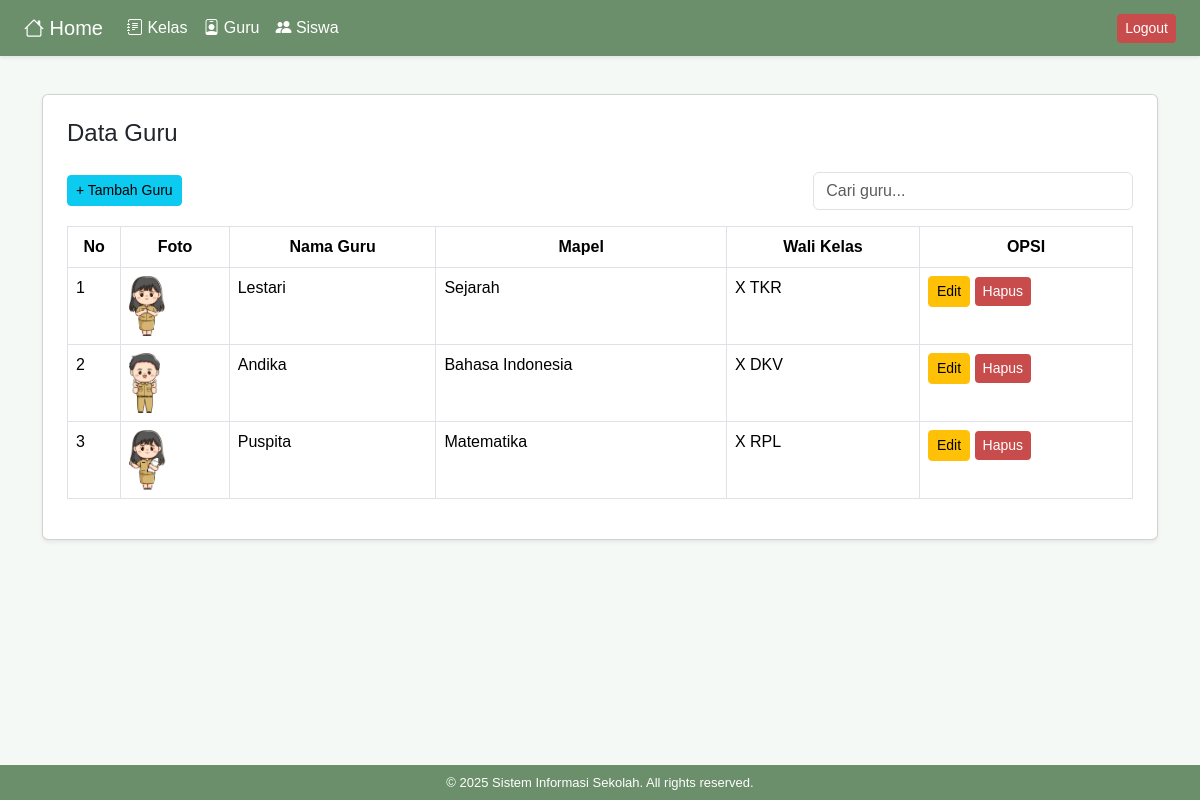
Page /guru/index.php (signed in) on the committed database.
### tables this page shows
CREATE TABLE `guru` (
  `id_guru` int(11) NOT NULL,
  `nama_guru` varchar(100) DEFAULT NULL,
  `mapel` varchar(100) DEFAULT NULL,
  `gambar` varchar(255) NOT NULL,
  `id_kelas` int(11) DEFAULT NULL
);

CREATE TABLE `kelas` (
  `id_kelas` int(11) NOT NULL,
  `tingkat_kelas` varchar(11) DEFAULT NULL
);

### guru/index.php (the view, shortened to what this page needs)
<?php include '../koneksi.php'; ?>
<?php include '../header.php'; ?>
<div class="container mt-4">
    <div class="card shadow-sm p-4 bg-white rounded">
        <h4 class="mb-4">Data Guru</h4>
        <div class="d-flex justify-content-between align-items-center mb-3">
            <a href="tambah.php" class="btn btn-sm btn-info">+ Tambah Guru</a>
            <input type="text" id="search" class="form-control" placeholder="Cari guru..." style="width: 30%;">
        </div>
        <table class="table table-bordered">
            <thead>
                <tr style="text-align: center;">
                    <th width="5%">No</th>
                    <th>Foto</th>
                    <th>Nama Guru</th>
                    <th>Mapel</th>
                    <th>Wali Kelas</th>
                    <th width="20%">OPSI</th>
                </tr>
            </thead>
            <tbody id="guru-data">
                <?php
                $result = mysqli_query($conn, "SELECT guru.*, kelas.tingkat_kelas FROM guru LEFT JOIN kelas ON guru.id_kelas = kelas.id_kelas ORDER BY guru.id_guru DESC");
                $no = 1;
                while ($row = mysqli_fetch_assoc($result)) {
                ?>
                <tr>
                    <td><?= $no++; ?></td>
                    <td>
                        <?php if (!empty($row['gambar'])) { ?>
                            <img src="../img/<?= $row['gambar']; ?>" alt="Foto" style="height:60px; object-fit:cover;">
                        <?php } else { ?>
                            <span>-</span>
                        <?php } ?>
                    </td>
                    <td><?= $row['nama_guru']; ?></td>
                    <td><?= $row['mapel']; ?></td>
                    <td><?= $row['tingkat_kelas'] ? $row['tingkat_kelas'] : '-'; ?></td>
                    <td>
                        <a href="edit.php?id=<?= $row['id_guru']; ?>" class="btn btn-sm btn-warning">Edit</a>
                        <a href="hapus.php?id=<?= $row['id_guru']; ?>" class="btn btn-sm btn-danger" onclick="return confirm('Yakin hapus?')">Hapus</a>
                    </td>
                </tr>
                <?php } ?>
            </tbody>
        </table>
    </div>
</div>
<?php include '../footer.php'; ?>

### header.php (style rules this page uses)
body { background: #F5F9F6; font-family: sans-serif; padding-top: 70px; }
.btn-danger { background: #C94C4C; color: #fff; border: none; }

### rows in the picture
guru: gambar (picture), nama_guru "Lestari", mapel "Sejarah", id_kelas.tingkat_kelas "X TKR"
guru: gambar (picture), nama_guru "Andika", mapel "Bahasa Indonesia", id_kelas.tingkat_kelas "X DKV"
guru: gambar (picture), nama_guru "Puspita", mapel "Matematika", id_kelas.tingkat_kelas "X RPL"
